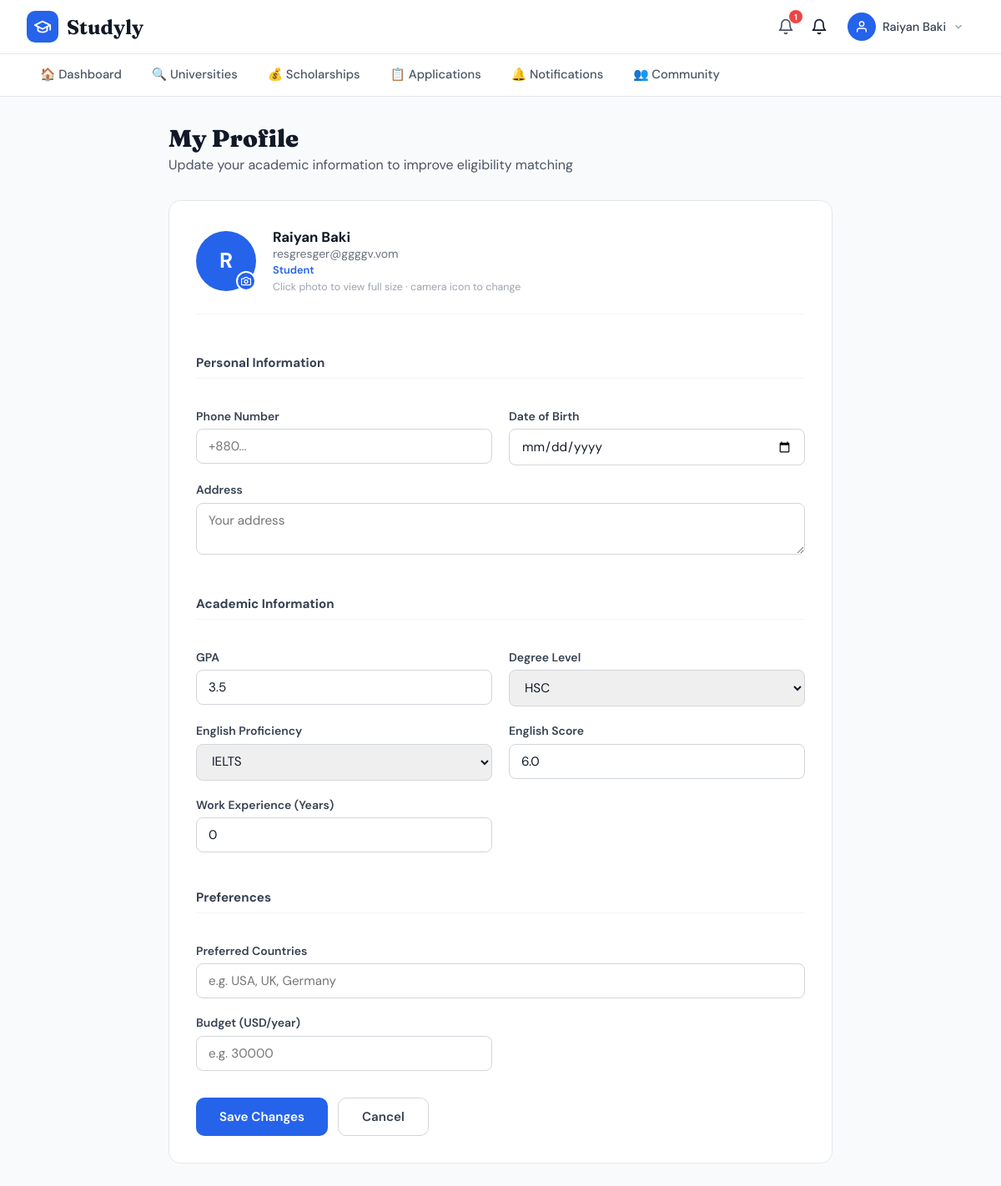
Page /users/profile/ (signed in) on the earlier database version.
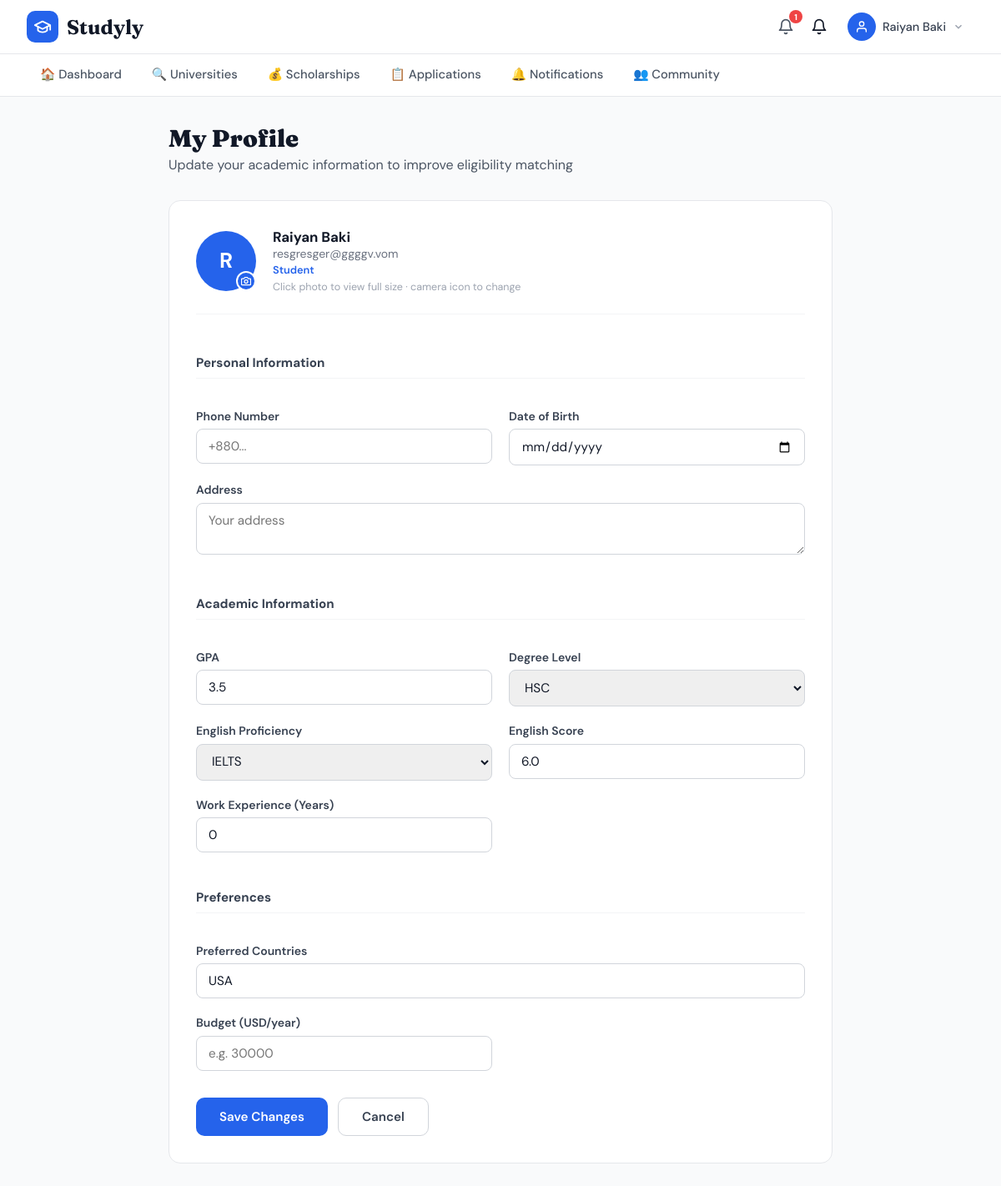
Same page on the later database version.
### users/models.py (models this page shows, shortened)
class Profile(models.Model):
    user = models.OneToOneField(
        User,
        on_delete=models.CASCADE,
        related_name='profile'
    )
    phone_number = models.CharField(max_length=20, blank=True, null=True)
    date_of_birth = models.DateField(blank=True, null=True)
    address = models.TextField(blank=True, null=True)
    profile_picture = models.ImageField(
        upload_to='profile_pics/', blank=True, null=True
    )
    GPA = models.FloatField(null=True, blank=True)
    degree_level = models.CharField(
        max_length=50,
        choices=[
            ('hsc', 'HSC'),
            ('bachelor', "Bachelor's"),
            ('master', "Master's"),
            ('phd', 'PhD'),
        ],
        blank=True,
        null=True
    )
    english_proficiency = models.CharField(
        max_length=50,
        choices=[
            ('ielts', 'IELTS'),
            ('toefl', 'TOEFL'),
            ('none', 'None'),
        ],
        blank=True,
        null=True
    )
    english_score = models.FloatField(null=True, blank=True)
    work_experience_years = models.IntegerField(default=0)
    preferred_countries = models.CharField(max_length=255, blank=True, null=True)
    budget = models.DecimalField(
        max_digits=10, decimal_places=2, null=True, blank=True
    )
    specialization = models.CharField(max_length=255, blank=True, null=True)
    assigned_consultant = models.ForeignKey(
        'users.User',
        on_delete=models.SET_NULL,
        null=True, blank=True,
        related_name='assigned_students',
        limit_choices_to={'role': 'consultant'},
    )
    created_at = models.DateTimeField(auto_now_add=True)
    updated_at = models.DateTimeField(auto_now=True)

### users/views.py (the view)
# urls.py: path('profile/', views.profile_view, name='profile'),
@login_required
def profile_view(request):
    role = request.user.role
    if role == 'admin':
        return _admin_profile_view(request)
    elif role == 'consultant':
        return _consultant_profile_view(request)
    return _student_profile_view(request)

### users/forms.py
class ProfileForm(forms.ModelForm):
    class Meta:
        model = Profile
        exclude = ['user', 'created_at', 'updated_at']

### users/context_processors.py (called while the page is built)
def unread_notifications(request):
    if request.user.is_authenticated:
        from notifications.models import Notification
        count = Notification.objects.filter(user=request.user, is_read=False).count()
        return {'unread_notif_count': count}
    return {'unread_notif_count': 0}

### templates/users/profile.html (shortened to what the changed rows need)
{% extends "base.html" %}
{% block content %}
<main>
  <h1 class="page-title">My Profile</h1>
  <div class="card">
    <form method="post" enctype="multipart/form-data" novalidate id="profileForm">
      <div class="field-grid">
        <div class="field">
          <label>GPA</label>
          <input type="number" step="0.01" min="0" max="4" name="GPA" value="{{ form.GPA.value|default:'' }}" placeholder="e.g. 3.8">
        </div>
        <div class="field">
          <label>Degree Level</label>
          <select name="degree_level">
            <option value="hsc"      {% if form.degree_level.value == 'hsc'      %}selected{% endif %}>HSC</option>
          </select>
        </div>
        <div class="field">
          <label>English Proficiency</label>
          <select name="english_proficiency">
            <option value="ielts" {% if form.english_proficiency.value == 'ielts' %}selected{% endif %}>IELTS</option>
          </select>
        </div>
        <div class="field">
          <label>English Score</label>
          <input type="number" step="0.5" name="english_score" value="{{ form.english_score.value|default:'' }}" placeholder="e.g. 7.5">
        </div>
        <div class="field field-full">
          <label>Preferred Countries</label>
          <input type="text" name="preferred_countries" value="{{ form.preferred_countries.value|default:'' }}" placeholder="e.g. USA, UK, Germany">
        </div>
      </div>
    </form>
  </div>
</main>
{% endblock %}

Differences in the rows shown:
changed Profile "HSC": preferred_countries (not shown) → "USA"
